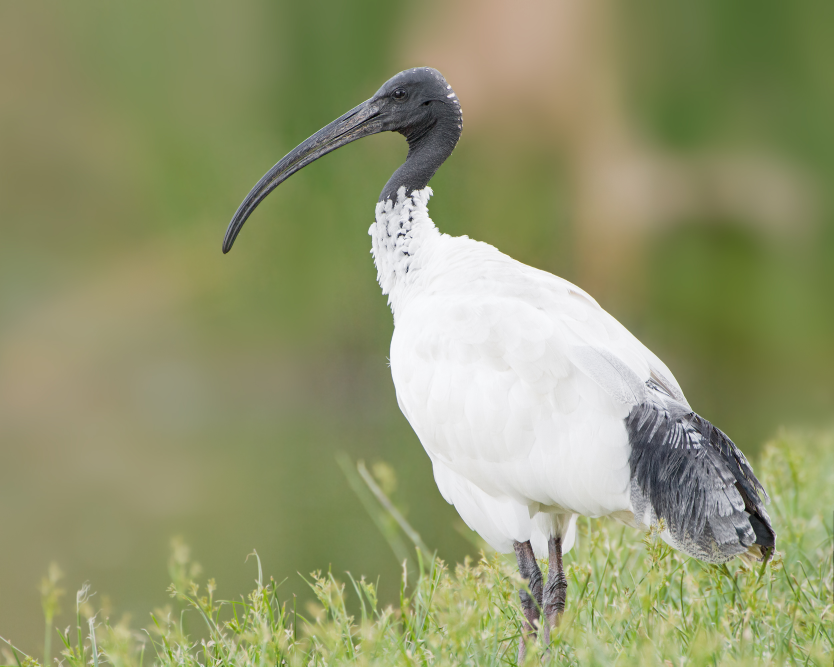
#> input picture ibises.jpg, 2500 x 2000 px (shown at 1/3 size)
$ python 'session24(d).py'
#> lines starting #> are read from the running program, lines starting #| are printed output that depends on the picture
import cv2
img = cv2.imread("ibises.jpg", 1)  # recieves image as nd array
#> img is the input picture: shape (2000, 2500, 3); mean B, G, R 110.5, 150.9, 146.5
#cv2.imshow("Title", img)

print(img)
#> (printed output is left out)
shape = img.shape
#> shape = (2000, 2500, 3)
resizedImg = cv2.resize(img, (400, 400))
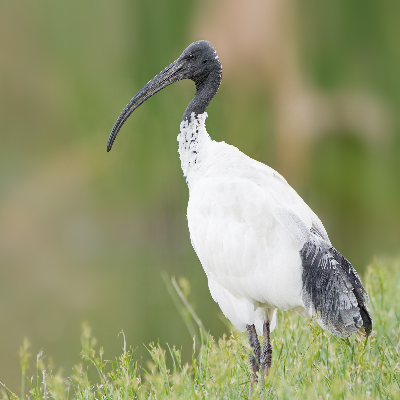
#> resizedImg: shape (400, 400, 3); mean B, G, R 110.6, 150.9, 146.5
cv2.imshow("Title", img)

cv2.imwrite("MyIbises.jpg", resizedImg)

cv2.waitKey(0)
cv2.destroyAllWindows()
